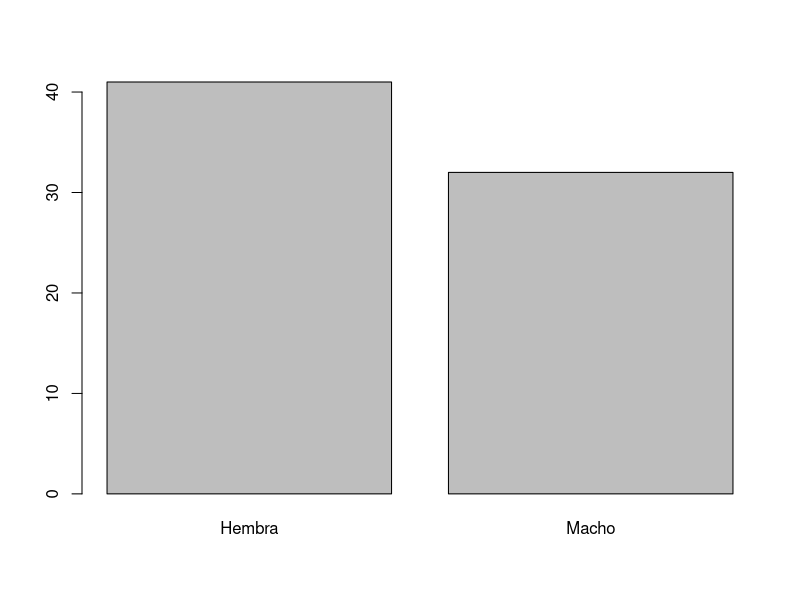
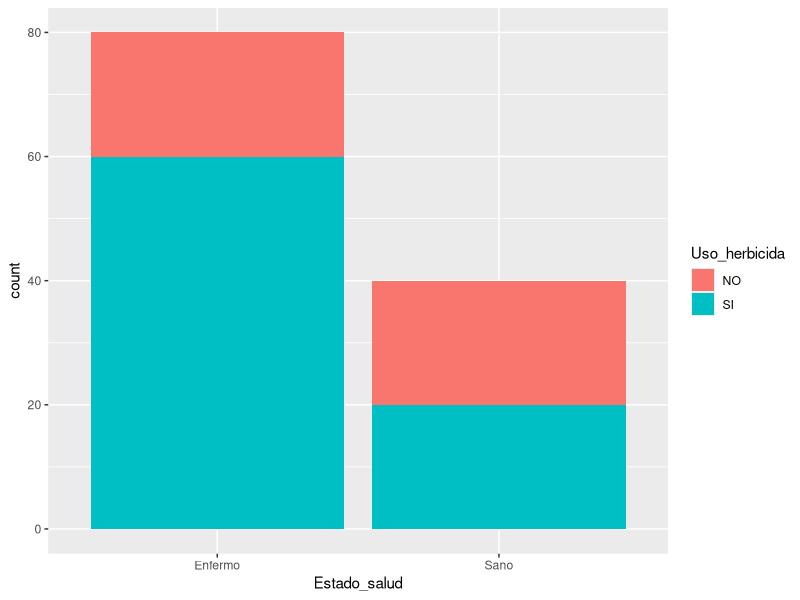

Recreate these plots in R, in order.
## ---- chunk 1
# Datos extraidos de Mead et al. (1993). Statistical Methods in Agriculture and Experimental Biology
sexo_nacimientos <- c(rep("Macho", 32), rep("Hembra", 41)) 
muestra <- seq(1:73)

data_1 <- data.frame(muestra, sexo_nacimientos)


## ---- chunk 2
head(data_1)
tail(data_1)
## ---- chunk 3
library(tidyverse)

tabla <- data_1 %>% 
  group_by(sexo_nacimientos) %>% 
  summarise(n=n()) %>% 
  mutate(proporcion = n/sum(n))

tabla
## ---- chunk 4
barplot(table(data_1$sexo_nacimientos))

## ---- chunk 5
res_ajuste <- chisq.test(tabla$n, p = c(0.5,0.5))
res_ajuste

## ---- chunk 6
data <- read.csv("./datos/dataset.csv")

## ---- chunk 7
str(data)
summary(data)

## ---- chunk 8
#¿Ha aplicado algún herbicida de forma manual?
data$Uso_herbicida<-rep(c("SI","SI","SI","SI","NO","NO"),20)

# ¿Usted ha experimentado algún problema de salud?
data$Estado_salud<-rep(c("Enfermo","Enfermo","Sano"),40)

## ---- chunk 9
# Utilice str()
str(data)
## ---- chunk 10
tabla_ind <- data %>% 
  group_by(Uso_herbicida,Estado_salud) %>% 
  summarise(n=n()) %>% 
  spread(Estado_salud,n)

tabla_ind
## ---- chunk 11
# Para graficar necesitaremos reordenar nuestros datos 
ggplot(data, aes(x=Estado_salud, fill=Uso_herbicida)) + 
  geom_bar()

## ---- chunk 12
res_ind <- chisq.test(data$Uso_herbicida, data$Estado_salud)
res_ind


